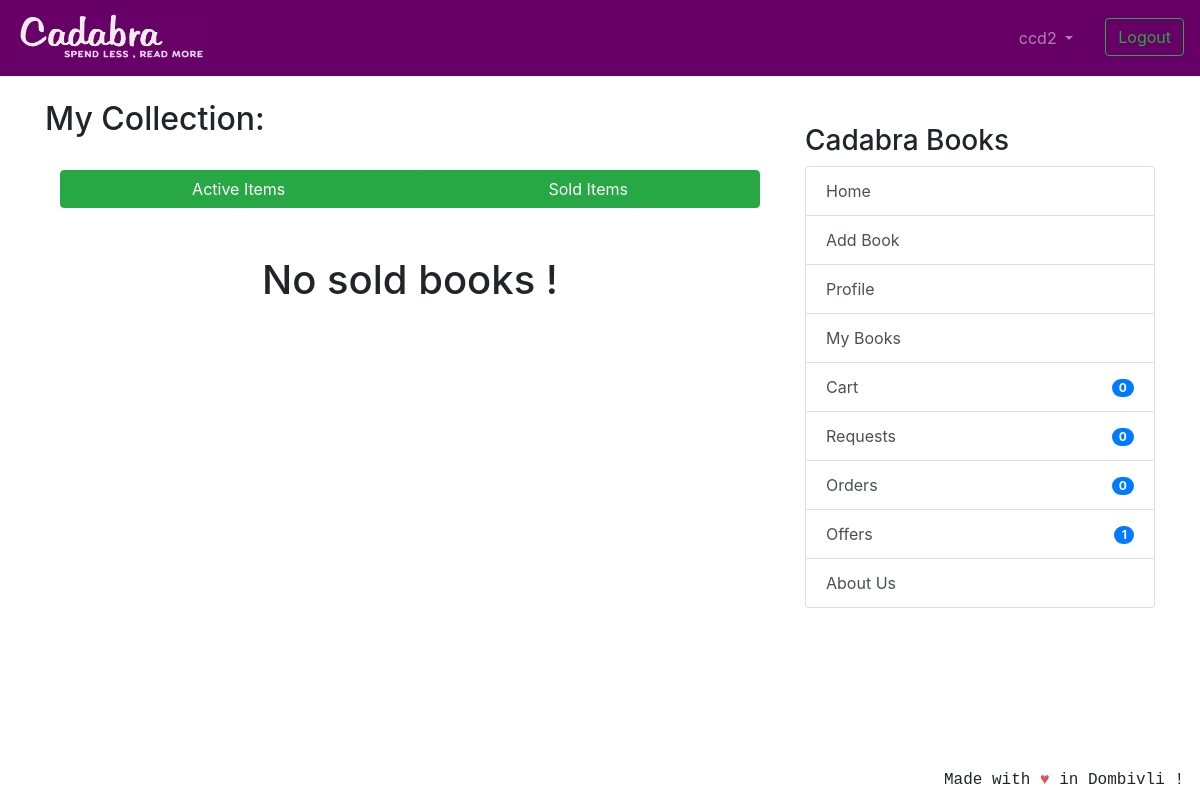
/userbooks/sold/ (signed in), run on an earlier commit of the app's database.
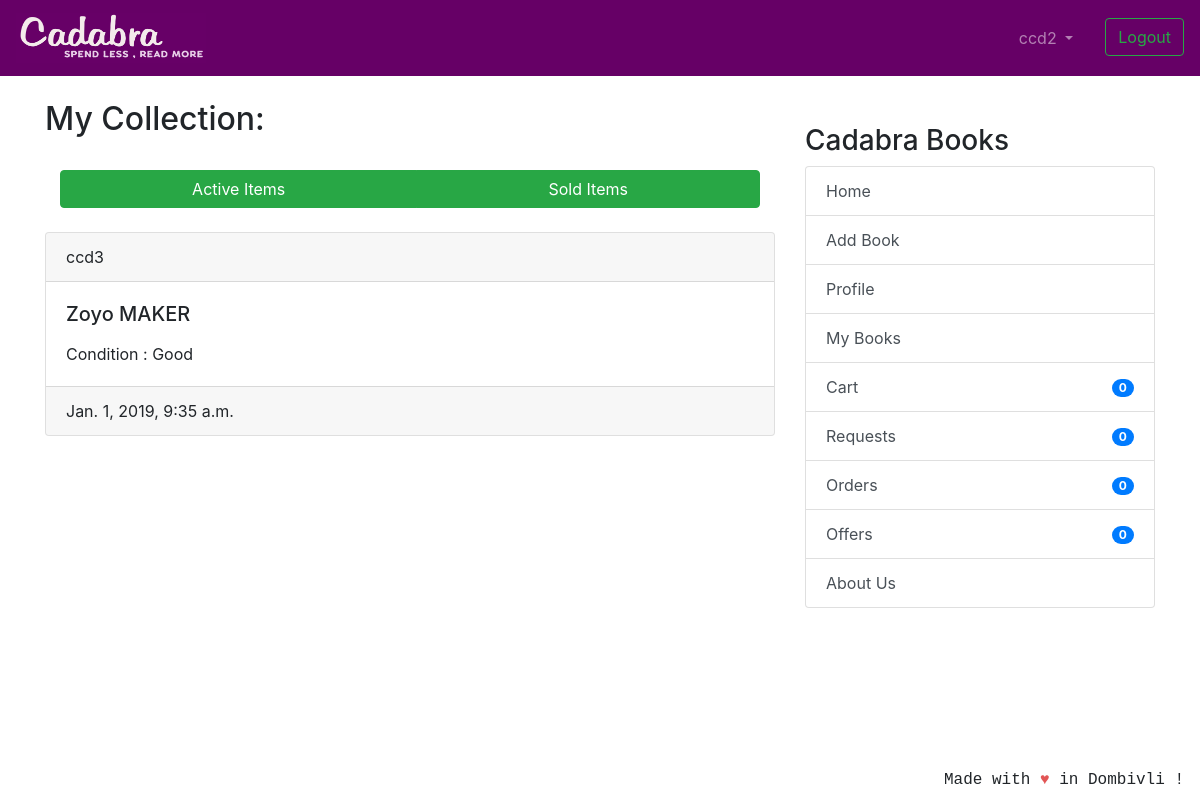
And on a later commit of the database.
### coreapp/models.py (models this page shows, shortened)
class CompletedBuyOrder(models.Model):
    user = models.ForeignKey(User, related_name='completed_user',
                             on_delete=models.CASCADE)
    book = models.ForeignKey(Book, on_delete=models.CASCADE)
    seller = models.ForeignKey(
        User, related_name='completed_seller',  on_delete=models.CASCADE)
    useraddress = models.ForeignKey(
        ShippingAddress, related_name='completed_address', on_delete=models.CASCADE)
    selleraddress = models.ForeignKey(
        ShippingAddress, related_name='completed_selleraddress', on_delete=models.CASCADE)
    date_ordered = models.DateTimeField(auto_now_add=True)
    total_price = models.IntegerField(null=True)

class Book(models.Model):
    user = models.ForeignKey(User, on_delete=models.CASCADE, null=True)
    book_name = models.CharField(
        max_length=100, help_text="We only deal with original books with ISBN codes, pirated books will not be accepted.")
    author_name = models.CharField(max_length=100, blank=True, null=True)
    description = models.CharField(max_length=2000, blank=True, null=True)
    image = models.ImageField('Book Image', null=True,
                              blank=True, upload_to="book_images/")
    price = models.IntegerField(
        null=True, blank=True, help_text="We would be deducting 20 rupees from item price for delivery purposes.")
    sell_or_exchange = models.CharField(
        max_length=100, choices=BUY_OR_EXCHANGE, default='Exchange', help_text="By adding items to exchange you can make requests to other users for exchange.")
    condition = models.CharField(
        max_length=100, choices=CONITION_CHOICES, default='Acceptable')
    created_at = models.DateTimeField(auto_now_add=True)
    class Meta:
        verbose_name = 'Book'
        verbose_name_plural = 'Books'

### coreapp/views.py (the view)
# urls.py: path('userbooks/sold/',views.UserBookSoldItemsView.as_view(),name='sold-books'),
class UserBookSoldItemsView(generic.ListView):
    model = Book
    template_name = 'user_books_sold_list_entries.html'
    context_object_name = 'books'
    ordering = ['-created_at']
    def get_queryset(self):
        return CompletedBuyOrder.objects.filter(seller=self.request.user).order_by('date_ordered')

### nofapapp/context_processors.py (called while the page is built)
def add_variable_to_context(request):
    if request.user.id:
        orderitems = Order.objects.get(owner=request.user.profile)
        return {
            'requestscount': Requests.objects.filter(requester=request.user).count(),
            'offercount' : Requests.objects.filter(offerrer=request.user).count(),
            'orderscount': Transaction.objects.filter(Q(offerrer=request.user) | Q(requester=request.user)).count()+FinalBuyOrder.objects.filter(user=request.user).count(),
            'cartitemscount': orderitems.items.count(),
            'addresscheck': get_object_or_404(ShippingAddress, profile=get_object_or_404(Profile, user=request.user)).address1,
            }
    else:
        return {}

### templates/user_books_sold_list_entries.html (shortened to what this page needs)
{% extends 'base.html' %}
{% block content %}
<h2>My Collection:</h2>
<br />
<div class="btn-group container-fluid">
    <a href="{% url 'coreapp:userbooks' %}" class="btn btn-success">Active Items</a>
    <a href="{% url 'coreapp:sold-books' %}" class="btn btn-success">Sold Items</a>
</div>
<br />
<br />
{% if books %}
{% for order in books %}
<div class="card text-left">
    <div class="card-header">
        {{ order.user.username }}
    </div>
    <div class="card-body">
        <h5 class="card-title">{{ order.book.book_name }}</h5>
        <p class="card-text">Condition : {{ order.book.condition }} </p>
    </div>
    <div class="card-footer text-mutxed">
        {{ order.book.created_at }}
    </div>
</div>
{% endfor %}
{% else %}
<br />
<div class="text-center">
    <h1>No sold books ! </h1>
</div>
<br />
{% endif %}
{% endblock %}

### templates/base.html (shortened to what this page needs)
{% load static %}
<!doctype html>
<html lang="en">
  <head>
    <link rel="stylesheet" href="https://stackpath.bootstrapcdn.com/bootstrap/4.2.1/css/bootstrap.min.css"
>
  </head>
  <body>
    <header class="site-header">
<nav class="navbar navbar-expand-lg navbar-dark" style="background-color: #660066;">
  <a class="navbar-brand" href="{% url 'coreapp:list_entries' %}">
      <img src="{% static 'img/cadabra.png' %}" alt="Logo" style="width:190px;height:50px" >
    </a>
  <div class="collapse navbar-collapse" id="navbarSupportedContent">
    <ul class="navbar-nav ml-auto">
      {% if user.is_authenticated %}
      <li class="nav-item dropdown">
        <a class="nav-link dropdown-toggle mr-3" href="#" id="navbarDropdown" role="button" data-toggle="dropdown"
          aria-haspopup="true" aria-expanded="false">
          {{ user.username }}
        </a>
      </li>
      <li><a class="btn btn-outline-success ml-2 my-2 my-sm-0" href="{% url 'logout'%}">Logout</a></li>
        {% else %}
      <li><a href="{% url 'login' %}" class="btn btn-outline-success">Login</a></li>
      <li><a href="{% url 'coreapp:signup' %}" class="btn btn-primary ml-2">Sign up</a></li>
      {% endif %}
    </ul>
  </div>
</nav>
  </header>
  <br/>
    <div class="container">
      <div class="row justify-content-center">
        <div class="col-8">
          {% block content %}
          {% endblock %}
        </div>
        {% if user.is_authenticated %}
                <div class="col-md-4">
                  <div class="content-section">
                    <br/>
                    <h3>Cadabra Books</h3>
                      <ul class="list-group">
                        <a class="list-group-item list-group-item-action" href="{% url 'coreapp:list_entries' %}" > Home </a>
                        <a class="list-group-item list-group-item-action" href="{% url 'coreapp:new_entry' %}" > Add Book</a>
                        <a class="list-group-item list-group-item-action" href="{% url 'coreapp:profile' %}" >Profile</a>
                        <a class="list-group-item list-group-item-action" href="{% url 'coreapp:userbooks' %}" >My Books</a>
                        <a class="list-group-item list-group-item-action" href="{% url 'cart:cart_items' %}" >Cart<span class="badge badge-primary badge-pill float-right mt-1">{{ cartitemscount }}</span> </a>
                        <a class="list-group-item list-group-item-action" href="{% url 'transaction:requests_view' %}" >Requests<span class="badge badge-primary badge-pill float-right mt-1">{{ requestscount }}</span></a>
                        <a class="list-group-item list-group-item-action" href="{% url 'transaction:orders_view' %}" >Orders <span class="badge badge-primary badge-pill float-right mt-1">{{ orderscount }}</span></a>
                        <a class="list-group-item list-group-item-action" href="{% url 'transaction:offers_view' %}" >Offers <span class="badge badge-primary badge-pill float-right mt-1">{{ offercount }}</span></a>
                        <a class="list-group-item list-group-item-action" href="{% url 'coreapp:aboutus' %}">About Us</a>
                      </ul>
                      <br/>
                  </div>
                </div>
                {% endif %}
      </div>
    </div>
<footer class="site-footer mr-3 mb-2" style="position:fixed;right:0;bottom:0;font-family: 'Courier';font-style: bold;">
  Made with <span style="color: #e25555;">&hearts;</span> in Dombivli !
</footer>
</body>
</html>

What changed in the data, as far as the page shows it:
now on this page (row edited): CompletedBuyOrder: user.username "ccd3", book.book_name "Zoyo MAKER", book.condition "Good", book.created_at "Jan. 1, 2019, 9:35 a.m."
Also different on the page:
{{ offercount }}: "1" → "0"
text no longer shown: "No sold books !"
